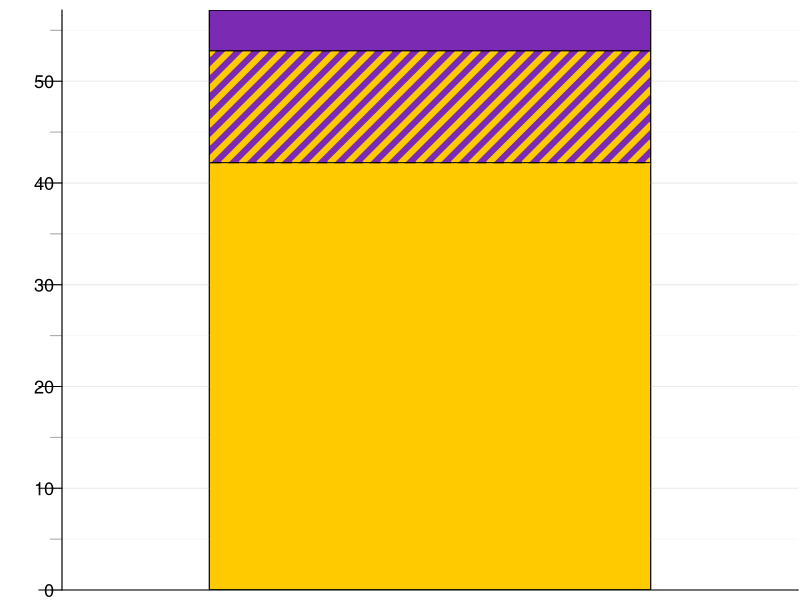

This figure's R source:
#!/usr/bin/env R

#rCNV Map Project
#Spring 2017
#Talkowski Lab & Collaborators

#Copyright (c) 2017 Ryan Collins
#Distributed under terms of the MIT License

#Code to make barplots of overlap between significant GERM & CNCR rCNV segments

####################################
#####Set parameters & load libraries
####################################
WRKDIR <- "/Users/rlc/Desktop/Collins/Talkowski/CNV_DB/rCNV_map/"
options(scipen=1000,stringsAsFactors=F)
BOTH <- 11
GERM <- 15-BOTH
CNCR <- 53-BOTH

######################
#####Set color vectors
######################
cols.CTRL <- c("#A5A6A7","#DCDDDF","#EAEBEC","#F8F8F9")
cols.GERM <- c("#7B2AB3","#B07FD1","#CAAAE1","#E5D4F0")
cols.NEURO <- c("#00BFF4","#66D9F8","#99E5FB","#CCF2FD")
cols.SOMA <- c("#EC008D","#F466BB","#F799D1","#FBCCE8")
cols.CNCR <- c("#FFCB00","#FFCB00","#FFE066","#FFF5CC")

##################
#####Plotting code
##################
#Open device
pdf(paste(WRKDIR,"rCNV_map_paper/Figures/Figure2/CNVsegments_GERM_VS_CNCR.barplot.pdf",sep=""),
    height=3.6,width=1.6)
#Prepare plot area
par(mar=c(0.5,3.1,0.5,0.1),bty="n")
plot(x=c(0,1),y=c(0,sum(BOTH,GERM,CNCR)),
     type="n",xaxs="i",yaxs="i",xaxt="n",yaxt="n",xlab="",ylab="")

#Draw gridlines
abline(h=seq(0,100,5),col=cols.CTRL[4])
abline(h=seq(0,100,10),col=cols.CTRL[3])

#Draw rectangles
rect(xleft=0.2,xright=0.8,
     ybottom=par("usr")[3],ytop=CNCR,
     col=cols.CNCR[1])
rect(xleft=0.2,xright=0.8,
     ybottom=CNCR,ytop=CNCR+BOTH,
     col=cols.GERM[1])
rect(xleft=0.2,xright=0.8,
     ybottom=CNCR,ytop=CNCR+BOTH,
     col=cols.CNCR[1],density=8,lwd=6,border=NA)
rect(xleft=0.2,xright=0.8,
     ybottom=CNCR,ytop=CNCR+BOTH,
     col=NA)
rect(xleft=0.2,xright=0.8,
     ybottom=CNCR+BOTH,ytop=CNCR+BOTH+GERM,
     col=cols.GERM[1])

#Clean up rectangles and draw gridlines
rect(xleft=c(par("usr")[1],0.8),
     xright=c(0.2,par("usr")[2]),
     ybottom=par("usr")[3],ytop=par("usr")[4],
     border=NA,col="white")
segments(x0=c(rep(par("usr")[1],times=length(seq(0,100,5))),
              rep(0.8,times=length(seq(0,100,5)))),
         x1=c(rep(0.2,times=length(seq(0,100,5))),
              rep(par("usr")[2],times=length(seq(0,100,5)))),
         y0=rep(seq(0,100,5),2),y1=rep(seq(0,100,5),2),
         col=cols.CTRL[4])
segments(x0=c(rep(par("usr")[1],times=length(seq(0,100,10))),
              rep(0.8,times=length(seq(0,100,10)))),
         x1=c(rep(0.2,times=length(seq(0,100,10))),
              rep(par("usr")[2],times=length(seq(0,100,10)))),
         y0=rep(seq(0,100,10),2),y1=rep(seq(0,100,10),2),
         col=cols.CTRL[3])

#Add axes
axis(1,at=0:1,labels=NA,tck=0)
axis(2,at=seq(0,100,5),col=cols.CTRL[1],tck=-0.02,labels=NA)
axis(2,at=seq(0,100,10),tck=-0.04,labels=NA)
axis(2,at=seq(0,100,10),tick=F,las=2,line=-0.6,cex.axis=1.1)

#Add cleanup box
rect(xleft=0.2,xright=0.8,
     ybottom=par("usr")[3],ytop=par("usr")[4],
     col=NA)

#Close device
dev.off()
